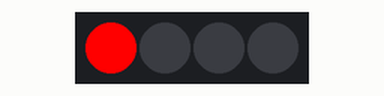
This program was run on a simulated MicroPython board. On the bench: 4 RGB LEDs in strip order, left to right.

Above: at 0.5 s.
At 3.5 s:
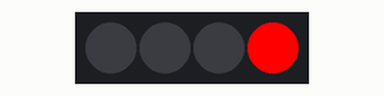
At 5.5 s:
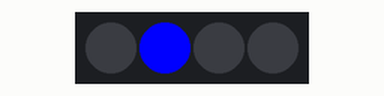
At 7.5 s:
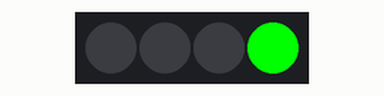
At 10.5 s:
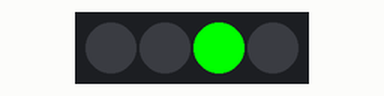
At 14.5 s:
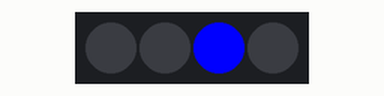
Timing chart, 0 to 15.6 s (numbered marks = the images above):
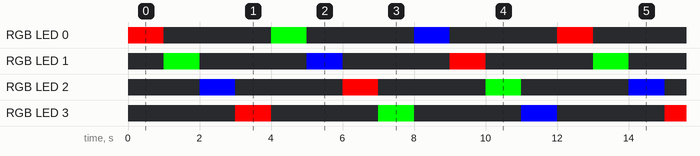

The program:

neo_blink.py
```python
import machine
from neopixel import NeoPixel

import time


np = NeoPixel(machine.Pin(22), 4)


rgb = 0
i = 0
while True:
    if rgb == 0:
        c = (255, 0, 0)
    elif rgb == 1:
        c = (0, 255, 0)
    elif rgb == 2:
        c = (0, 0, 255)
    np[i] = c
    np.write()
    time.sleep(1)
    np[i] = (0, 0, 0)
    np.write()
    rgb = (rgb + 1) % 3
    i = (i + 1) % 4
```

Measured:
- by itself, RGB LED 1: repeats every 12.0 s: off 3.0 s, RGB(0, 0, 255) 1.0 s, off 3.0 s, RGB(255, 0, 0) 1.0 s, off 3.0 s, RGB(0, 255, 0) 1.0 s
- by itself, RGB LED 2: repeats every 12.0 s: off 3.0 s, RGB(255, 0, 0) 1.0 s, off 3.0 s, RGB(0, 255, 0) 1.0 s, off 3.0 s, RGB(0, 0, 255) 1.0 s
- by itself, RGB LED 0, RGB LED 3: repeats every 12.0 s: off 3.0 s, RGB(0, 255, 0) 1.0 s, off 3.0 s, RGB(0, 0, 255) 1.0 s, off 3.0 s, RGB(255, 0, 0) 1.0 s
